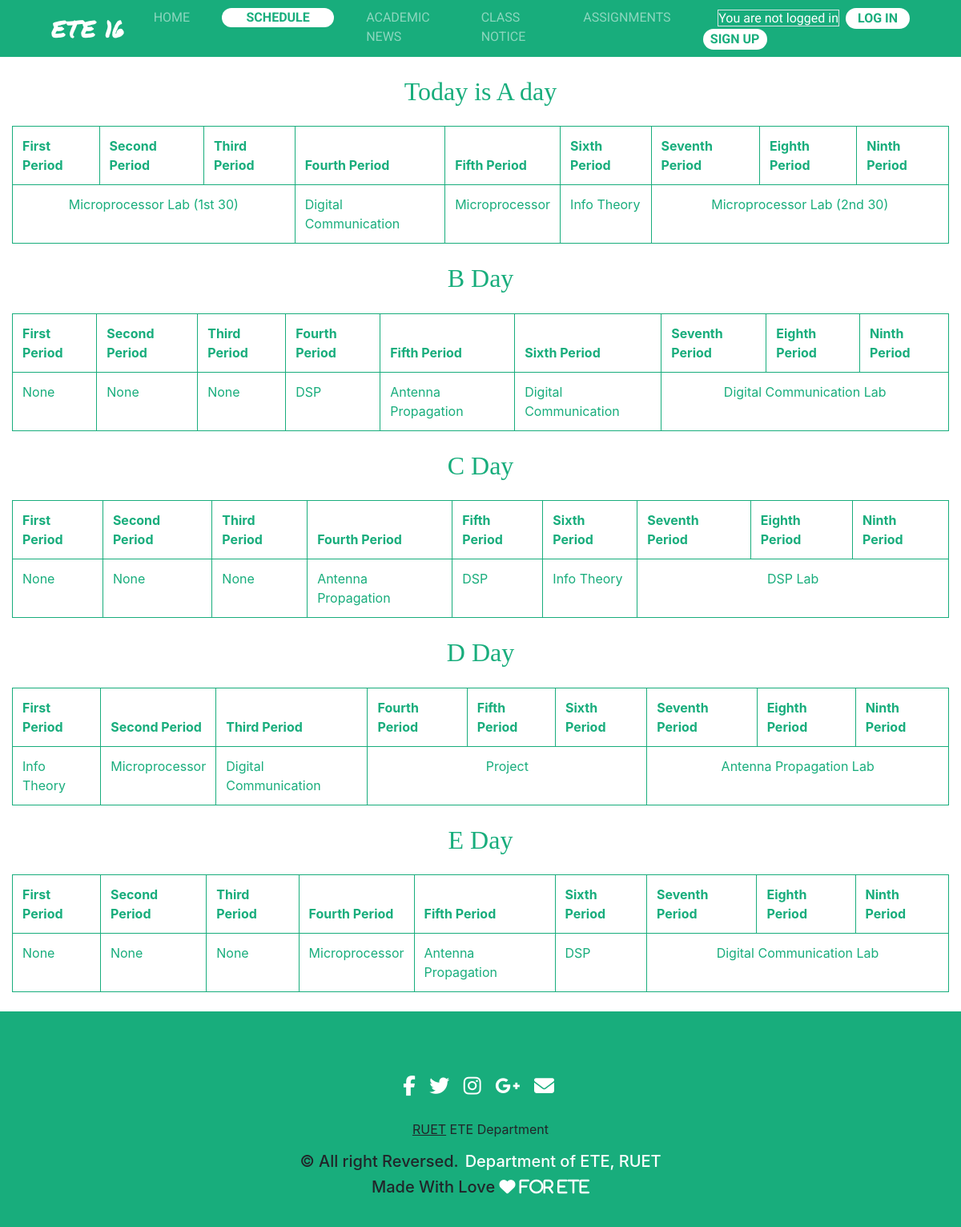
/schedule/, run on an earlier commit of the app's database.
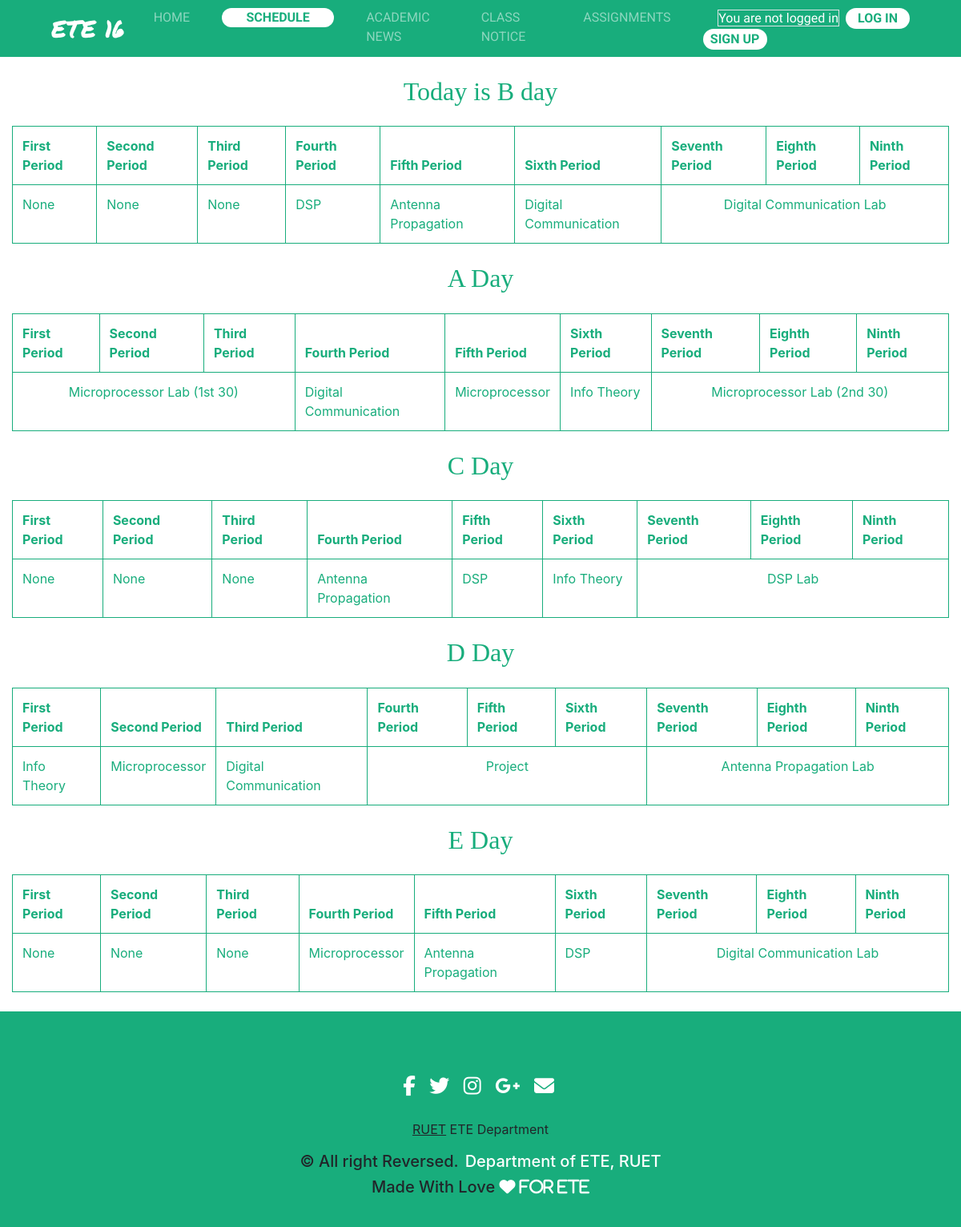
And on a later commit of the database.
### schedule/models.py (models this page shows, shortened)
class Schedule(models.Model):
	DAY_CHOICES = [
	('A','A'),
	('B','B'),
	('C','C'),
	('D','D'),
	('E','E'),
	]
	day = models.CharField(max_length=1,choices=DAY_CHOICES)
	date = models.DateField(auto_now_add=True)
	def __str__(self):
		return self.day

class Routine(models.Model):
	DAY_CHOICES = [
	('A','A'),
	('B','B'),
	('C','C'),
	('D','D'),
	('E','E'),
	]
	day = models.CharField(max_length=1,choices=DAY_CHOICES)
	morning_lab = models.BooleanField(default = False)
	first_period = models.CharField(max_length=30, null = " ",blank=True,default = "-")
	second_period = models.CharField(max_length=30, null = " ",blank=True,default = "-")
	third_period = models.CharField(max_length=30, null = " ",blank=True,default = "-")
	after_morning_lab=models.BooleanField(default = False)
	fourth_period = models.CharField(max_length=30, null = " ",blank=True,default = "-")
	fifth_period = models.CharField(max_length=30, null = " ",blank=True,default = "-")
	sixth_period = models.CharField(max_length=30, null = " ",blank=True,default = "-")
	afternoon_lab=models.BooleanField(default = False)
	seventh_period = models.CharField(max_length=30, null = " ",blank=True,default = "-")
	eigth_period = models.CharField(max_length=30, null = " ",blank=True,default = "-")
	ninth_period = models.CharField(max_length=30, null = " ",blank=True,default = "-")

### schedule/views.py (the view)
# urls.py: path('',ScheduleView,name='schedule'),
def ScheduleView(request):
	day = Schedule.objects.all()[0]
	context = {
		"day":day,
	}
	routine = get_routine(str(day))
	context["routine"] = routine
	remaining_routine = Routine.objects.exclude(day=day)
	context["remaining_routine"] = remaining_routine
	return render(request,'schedule.html',context)

### schedule/views.py (called while the page is built)
def get_routine(day):
	if str(day) == "A":
		routine=Routine.objects.get(day="A")
	elif str(day) == "B":
		routine=Routine.objects.get(day="B")
	elif str(day) == "C":
		routine=Routine.objects.get(day="C")
	elif str(day) == "D":
		routine=Routine.objects.get(day="D")
	elif str(day) == "E":
		routine=Routine.objects.get(day="E")
	return routine

### templates/schedule.html
{% extends 'base.html' %}
{% block content %}
    <h2 class="text-center mt-4 mb-4">Today is {{ day }} day</h2>
 	<table class="table table-bordered table-responsive-sm">
		<thead>
		<tr>
		  <th scope="col">First Period</th>
		  <th scope="col">Second Period</th>
		  <th scope="col">Third Period</th>
		  <th scope="col">Fourth Period</th>
		  <th scope="col">Fifth Period</th>
		  <th scope="col">Sixth Period</th>
		  <th scope="col">Seventh Period</th>
		  <th scope="col">Eighth Period</th>
		  <th scope="col">Ninth Period</th>
		</tr>
		</thead>
		<tbody>
		<tr>
			{% if routine.morning_lab %}
		  <td colspan="3" class="text-center">{{ routine.first_period }}</td>
		    {% else %}
		  <td>{{ routine.first_period }}</td>
		  <td>{{ routine.second_period }}</td>
		  <td>{{ routine.third_period }}</td>
		    {% endif %}
		    {% if routine.after_morning_lab %}
		  <td colspan="3" class="text-center">{{ routine.fourth_period }}</td>
		  	{% else %}
		  <td>{{ routine.fourth_period }}</td>
		  <td>{{ routine.fifth_period }}</td>
		  <td>{{ routine.sixth_period }}</td>
		    {% endif %}
		    {% if routine.afternoon_lab %}
		  <td colspan="3" class="text-center">{{ routine.seventh_period }}</td>
		  	{% else %}
		  <td>{{ routine.seventh_period }}</td>
		  <td>{{ routine.eighth_period }}</td>
		  <td>{{ routine.ninth_period }}</td>
		    {% endif %}
		</tr>
		</tbody>
	</table>
	{% for routine in remaining_routine %}
	<h2 class="text-center mt-4 mb-4">{{ routine.day }} Day</h2>
	<table class="table table-bordered table-responsive-sm">
		<thead>
		<tr>
		  <th scope="col">First Period</th>
		  <th scope="col">Second Period</th>
		  <th scope="col">Third Period</th>
		  <th scope="col">Fourth Period</th>
		  <th scope="col">Fifth Period</th>
		  <th scope="col">Sixth Period</th>
		  <th scope="col">Seventh Period</th>
		  <th scope="col">Eighth Period</th>
		  <th scope="col">Ninth Period</th>
		</tr>
		</thead>
		<tbody>
		<tr>
			{% if routine.morning_lab %}
		  <td colspan="3" class="text-center">{{ routine.first_period }}</td>
		    {% else %}
		  <td>{{ routine.first_period }}</td>
		  <td>{{ routine.second_period }}</td>
		  <td>{{ routine.third_period }}</td>
		    {% endif %}
		    {% if routine.after_morning_lab %}
		  <td colspan="3" class="text-center">{{ routine.fourth_period }}</td>
		  	{% else %}
		  <td>{{ routine.fourth_period }}</td>
		  <td>{{ routine.fifth_period }}</td>
		  <td>{{ routine.sixth_period }}</td>
		    {% endif %}
		    {% if routine.afternoon_lab %}
		  <td colspan="3" class="text-center">{{ routine.seventh_period }}</td>
		  	{% else %}
		  <td>{{ routine.seventh_period }}</td>
		  <td>{{ routine.eighth_period }}</td>
		  <td>{{ routine.ninth_period }}</td>
		    {% endif %}
		</tr>
		</tbody>
	</table>
	{% endfor %}
{% endblock content %}

What changed in the data, as far as the page shows it:
no longer on one of the page's lists (row unchanged): Routine: day "B", first_period "None", second_period "None", third_period "None", fourth_period "DSP", fifth_period "Antenna Propagation", sixth_period "Digital Communication", seventh_period "Digital Communication Lab"
changed Schedule: day "A" → "B"
shown differently, row unchanged: Routine (number 1 of 5 on the later page): first_period (not shown) → "None"; second_period (not shown) → "None"; third_period (not shown) → "None"
now on one of the page's lists (row unchanged): Routine: day "A", first_period "Microprocessor Lab (1st 30)", fourth_period "Digital Communication", fifth_period "Microprocessor", sixth_period "Info Theory", seventh_period "Microprocessor Lab (2nd 30)"
shown differently, row unchanged: Routine "Microprocessor Lab (1st 30)": first_period "Microprocessor Lab (1st 30)" → (not shown)
Also different on the page:
{{ routine.fourth_period }}: "Digital Communication" → "DSP"
{{ routine.fifth_period }}: "Microprocessor" → "Antenna Propagation"
{{ routine.sixth_period }}: "Info Theory" → "Digital Communication"
{{ routine.seventh_period }}: "Microprocessor Lab (2nd 30)" → "Digital Communication Lab"
